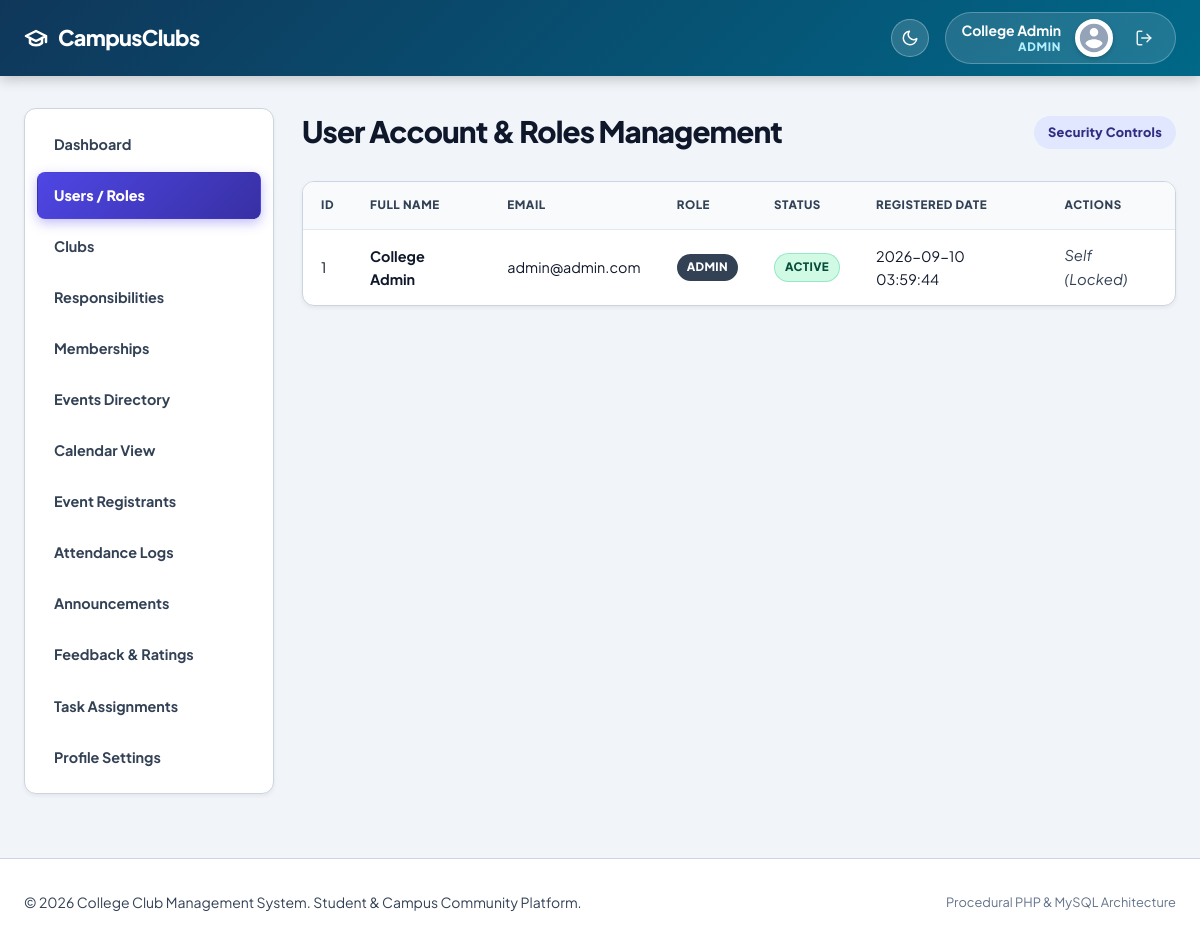
The page /admin/users.php (signed in) on the database its author committed.
### tables this page shows
CREATE TABLE `users` (
  `id` INT AUTO_INCREMENT PRIMARY KEY,
  `full_name` VARCHAR(100) NOT NULL,
  `email` VARCHAR(100) NOT NULL UNIQUE,
  `password` VARCHAR(255) NOT NULL,
  `role` ENUM('student', 'club_head', 'admin') NOT NULL DEFAULT 'student',
  `status` ENUM('active', 'inactive') NOT NULL DEFAULT 'active',
  `created_at` TIMESTAMP DEFAULT CURRENT_TIMESTAMP,
  `updated_at` TIMESTAMP DEFAULT CURRENT_TIMESTAMP ON UPDATE CURRENT_TIMESTAMP
);

### includes/functions.php (called while the page is built, shortened)
<?php
function escape($value) {
    return htmlspecialchars($value ?? '', ENT_QUOTES, 'UTF-8');
}
?>

### admin/users.php (the view, shortened to what this page needs)
<?php
require_once '../config/database.php';
require_once '../includes/functions.php';
try {
    $users = $pdo->query("SELECT * FROM users ORDER BY created_at DESC")->fetchAll();
} catch (PDOException $e) {
    die("Query Error: " . htmlspecialchars($e->getMessage()));
}
?>
<?php require_once '../includes/header.php'; ?>
<?php require_once '../includes/navbar.php'; ?>
<div class="container dashboard-container">
    <?php require_once '../includes/sidebar.php'; ?>
    <main class="main-content">
        <div class="flex-header">
            <h2>User Account & Roles Management</h2>
            <span class="badge">Security Controls</span>
        </div>
        <div class="table-responsive">
            <table>
                <thead>
                    <tr>
                        <th>ID</th>
                        <th>Full Name</th>
                        <th>Email</th>
                        <th>Role</th>
                        <th>Status</th>
                        <th>Registered Date</th>
                        <th>Actions</th>
                    </tr>
                </thead>
                <tbody>
                    <?php foreach ($users as $u): ?>
                        <tr>
                            <td><?php echo escape($u['id']); ?></td>
                            <td><strong><?php echo escape($u['full_name']); ?></strong></td>
                            <td><?php echo escape($u['email']); ?></td>
                            <td>
                                <span class="status-badge" style="background-color: #334155; color: white;">
                                    <?php echo strtoupper(escape($u['role'])); ?>
                                </span>
                            </td>
                            <td>
                                <span class="status-badge <?php echo $u['status'] === 'active' ? 'status-active' : 'status-inactive'; ?>">
                                    <?php echo strtoupper(escape($u['status'])); ?>
                                </span>
                            </td>
                            <td><?php echo escape($u['created_at']); ?></td>
                            <td>
                                <?php if (intval($u['id']) !== intval($_SESSION['user_id'])): ?>
                                    <div style="display: flex; gap: 10px;">
                                        <form action="users.php" method="POST" style="display: inline-flex; align-items: center; gap: 5px;">
                                            <?php csrfInput(); ?>
                                            <input type="hidden" name="action" value="change_role">
                                            <input type="hidden" name="user_id" value="<?php echo $u['id']; ?>">
                                            <select name="role" class="form-control" style="width: auto; padding: 4px 8px; font-size: 0.85rem;" onchange="this.form.submit()">
                                                <option value="student" <?php echo $u['role'] === 'student' ? 'selected' : ''; ?>>student</option>
                                                <option value="club_head" <?php echo $u['role'] === 'club_head' ? 'selected' : ''; ?>>club_head</option>
                                                <option value="admin" <?php echo $u['role'] === 'admin' ? 'selected' : ''; ?>>admin</option>
                                            </select>
                                        </form>
                                        <form action="users.php" method="POST" style="display: inline;">
                                            <?php csrfInput(); ?>
                                            <input type="hidden" name="action" value="toggle_status">
                                            <input type="hidden" name="user_id" value="<?php echo $u['id']; ?>">
                                            <input type="hidden" name="status" value="<?php echo $u['status'] === 'active' ? 'inactive' : 'active'; ?>">
                                            <button type="submit" class="btn btn-outline btn-sm">
                                                Toggle Status
                                            </button>
                                        </form>
                                    </div>
                                <?php else: ?>
                                    <span class="text-muted" style="font-style: italic;">Self (Locked)</span>
                                <?php endif; ?>
                            </td>
                        </tr>
                    <?php endforeach; ?>
                </tbody>
            </table>
        </div>
    </main>
</div>
<?php require_once '../includes/footer.php'; ?>

### assets/css/style.css (style rules this page uses)
:root, html[data-theme="light"], [data-theme="light"] { --font-family: 'Plus Jakarta Sans', system-ui, -apple-system, BlinkMacSystemFont, 'Segoe UI', Roboto, sans-serif; --bg-app: #f1f5f9; --bg-card: #ffffff; --bg-card-hover: #f8fafc; --bg-surface: #ffffff; --bg-input: #ffffff; --bg-sidebar: #ffffff; --header-bg-start: #0f375a; --header-bg-end: #006888; --header-text: #ffffff; --text-main: #0f172a; --text-muted: #334155; --text-dim: #64748b; --text-white: #ffffff; --border-color: #cbd5e1; --border-light: #e2e8f0; --border-focus: #6366f1; --primary-color: #4338ca; --primary-gradient: linear-gradient(135deg, #4f46e5 0%, #3730a3 100%); --primary-hover-gradient: linear-gradient(135deg, #4338ca 0%, #2e2a85 100%); --primary-active-gradient: linear-gradient(135deg, #3730a3 0%, #1e1b4b 100%); --primary-light: #e0e7ff; --primary-text: #312e81; --secondary-bg: linear-gradient(135deg, #475569 0%, #334155 100%); --secondary-hover: linear-gradient(135deg, #334155 0%, #1e293b 100%); --secondary-active: linear-gradient(135deg, #1e293b 0%, #0f172a 100%); --secondary-text: #ffffff; --success: #059669; --success-gradient: linear-gradient(135deg, #10b981 0%, #047857 100%); --success-light: #d1fae5; --success-text: #064e3b; --danger: #dc2626; --danger-gradient: linear-gradient(135deg, #ef4444 0%, #b91c1c 100%); --danger-light: #fee2e2; --danger-text: #7f1d1d; --warning: #d97706; --warning-gradient: linear-gradient(135deg, #f59e0b 0%, #b45309 100%); --warning-light: #fef3c7; --warning-text: #78350f; --info: #0284c7; --info-gradient: linear-gradient(135deg, #06b6d4 0%, #0369a1 100%); --info-light: #e0f2fe; --info-text: #0c4a6e; --radius-sm: 8px; --radius: 12px; --radius-lg: 16px; --radius-full: 9999px; --shadow-sm: 0 2px 4px rgba(15, 23, 42, 0.06); --shadow-md: 0 4px 14px -2px rgba(15, 23, 42, 0.12), 0 2px 6px -1px rgba(15, 23, 42, 0.06); --shadow-lg: 0 12px 28px -4px rgba(15, 23, 42, 0.16), 0 4px 10px -2px rgba(15, 23, 42, 0.08); --transition: all 0.2s cubic-bezier(0.16, 1, 0.3, 1); }
* { margin: 0; padding: 0; box-sizing: border-box; }
html, body { overflow-x: hidden; width: 100%; }
body { font-family: var(--font-family); background-color: var(--bg-app); color: var(--text-main); line-height: 1.6; -webkit-font-smoothing: antialiased; min-height: 100vh; display: flex; flex-direction: column; transition: background-color 0.25s ease, color 0.25s ease; }
.container { width: 100%; max-width: 1280px; margin: 0 auto; padding: 0 24px; }
.dashboard-container { display: flex; gap: 28px; padding-top: 32px; padding-bottom: 64px; flex: 1; width: 100%; min-width: 0; }
.main-content { flex-grow: 1; min-width: 0; max-width: 100%; }
.flex-header { display: flex; justify-content: space-between; align-items: center; margin-bottom: 24px; gap: 16px; }
.flex-header h2 { font-size: 1.85rem; font-weight: 800; color: var(--text-main); letter-spacing: -0.03em; margin-bottom: 2px; }
.subtitle, .text-muted { color: var(--text-muted) !important; font-size: 0.925rem; }
.badge { display: inline-flex; align-items: center; gap: 6px; background-color: var(--primary-light); color: var(--primary-text); padding: 6px 14px; border-radius: var(--radius-full); font-size: 0.8rem; font-weight: 800; letter-spacing: 0.02em; }
.table-responsive { overflow-x: auto; max-width: 100%; margin-top: 16px; border: 1px solid var(--border-color); border-radius: var(--radius); background-color: var(--bg-card); -webkit-overflow-scrolling: touch; box-shadow: var(--shadow-sm); }
table { width: 100%; border-collapse: collapse; text-align: left; font-size: 0.9rem; }
th, td { padding: 14px 18px; border-bottom: 1px solid var(--border-light); color: var(--text-main); }
th { font-weight: 800; color: var(--text-muted); text-transform: uppercase; font-size: 0.725rem; letter-spacing: 0.05em; background-color: var(--bg-card-hover); }
tr:last-child td { border-bottom: none; }
.status-badge { display: inline-flex; align-items: center; padding: 4px 10px; border-radius: var(--radius-full); font-size: 0.725rem; font-weight: 800; text-transform: uppercase; letter-spacing: 0.03em; }
.status-active { background-color: var(--success-light); color: var(--success-text); border: 1px solid rgba(16, 185, 129, 0.3); }

### rows shown on the page
users: id "1", full_name "College Admin", email "admin@admin.com", role "ADMIN", status "ACTIVE", created_at "2026-09-10 03:59:44", shows "Self (Locked)"

### other values the page prints
$fullName "College Admin"
$roleLabel "ADMIN"
$item['label'] "Dashboard"
$item['label'] "Users / Roles"
$item['label'] "Clubs"
$item['label'] "Responsibilities"
$item['label'] "Memberships"
$item['label'] "Events Directory"
$item['label'] "Calendar View"
$item['label'] "Event Registrants"
$item['label'] "Attendance Logs"
$item['label'] "Announcements"
$item['label'] "Feedback & Ratings"
$item['label'] "Task Assignments"
$item['label'] "Profile Settings"
